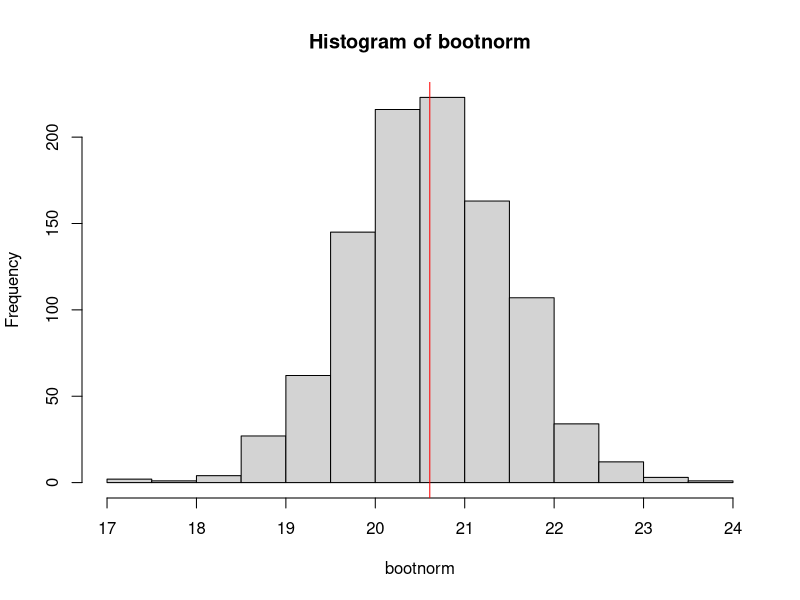

Write the R code that produced this figure.
## ---- chunk 1
x <- rnorm(50, 22, 5)
xbar <- mean(x)
summary(x)
## ---- chunk 2
nsims <- 1000
bootnorm <- numeric(nsims)
for (i in 1:nsims) {
	temp <- sample(x, 50, replace=TRUE)
	bootnorm[i] <- mean(temp)
}
summary(bootnorm)
## ---- chunk 3
hist(bootnorm)
abline(v=xbar, col="red")
## ---- chunk 4
sd(x)
sd(bootnorm)
